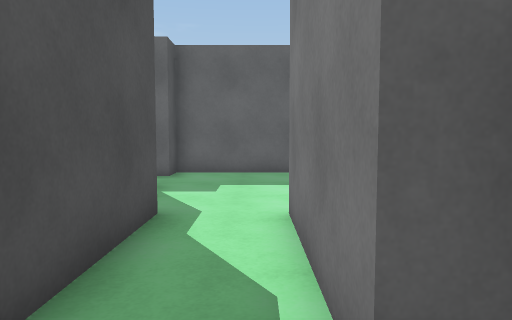
[1] (above)

24 first-person views from a walk through a Unity game level. The camera is 1.2 m above the floor, tilts 4° down and sees 70° across. The floor is counted in squares, 1 m on a side. Each view is taken from the middle of a square. On the plan, view 1 faces up. The plan holds only what a view shows up to about 15 squares ahead; the rest is blank. The place goes on beyond the plan. The player is left out.

[2]
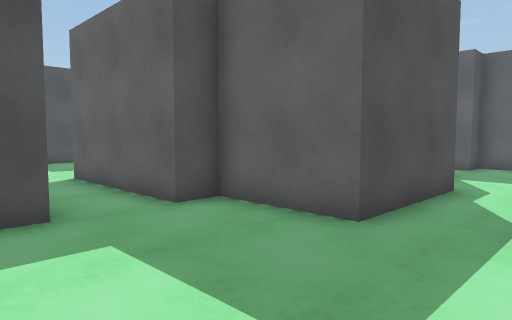

[3]
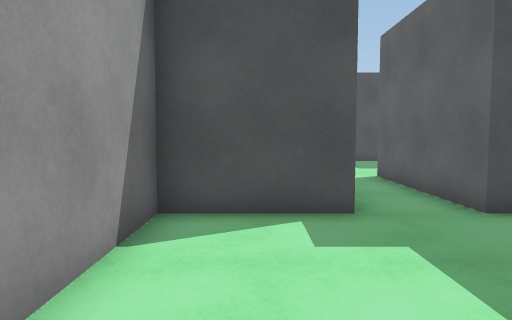

[4]
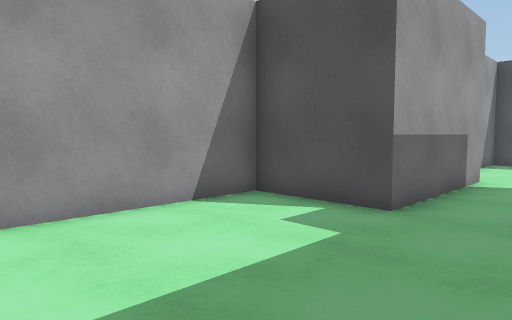

[5]
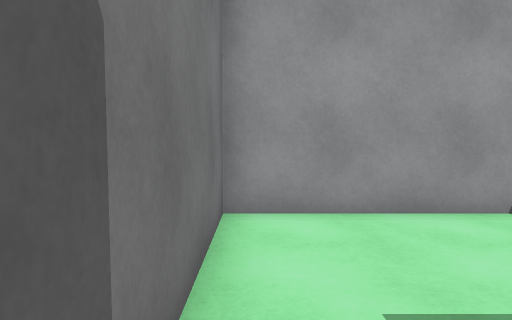

[6]
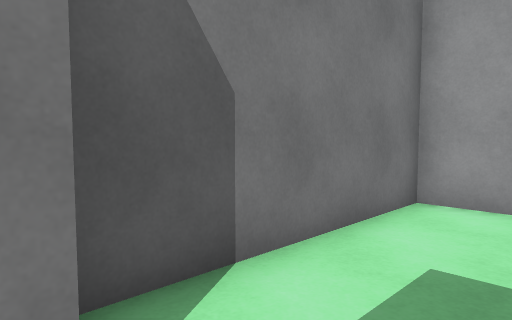

[7]
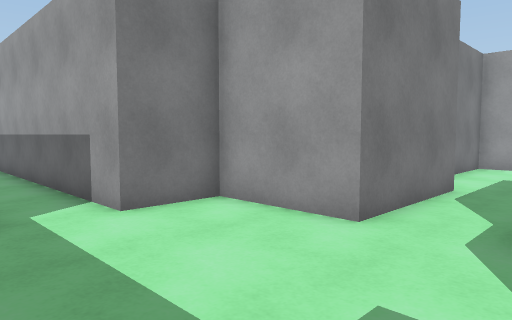

[8]
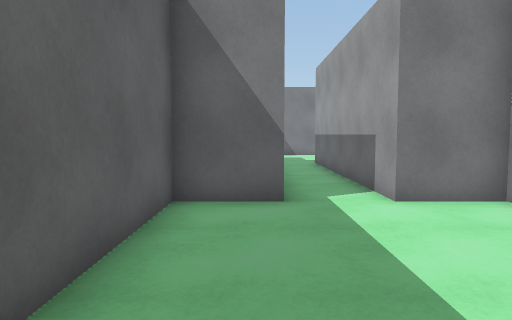

[9]
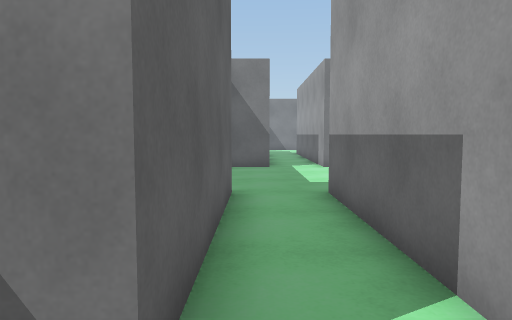

[10]
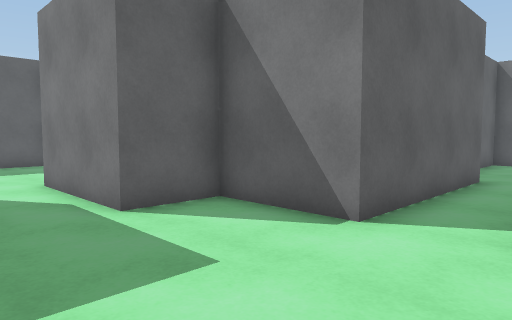

[11]
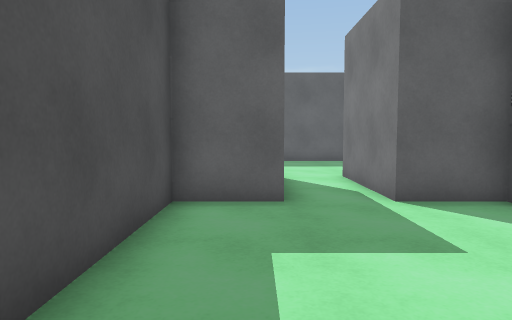

[12]
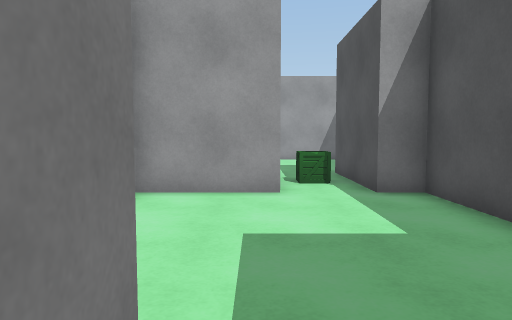

[13]
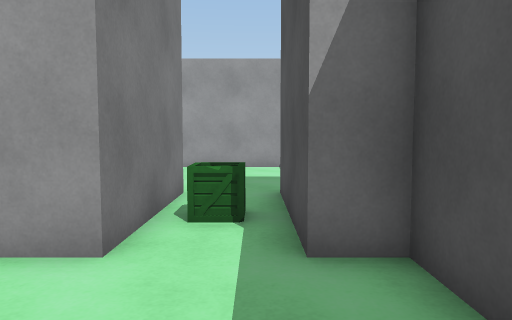

[14]
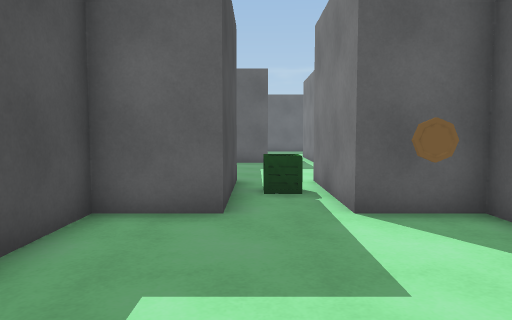

[15]
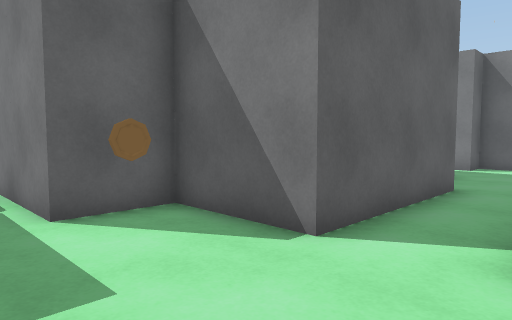

[16]
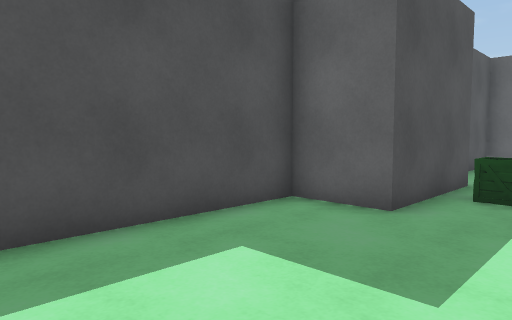

[17]
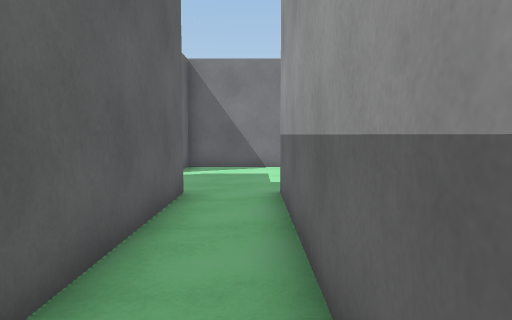

[18]
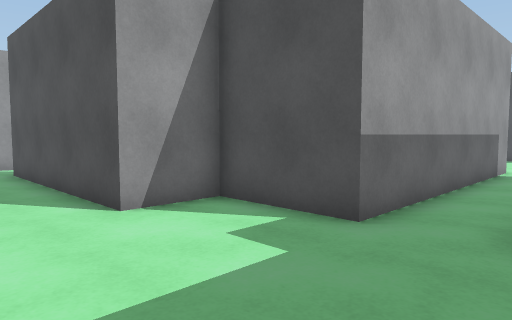

[19]
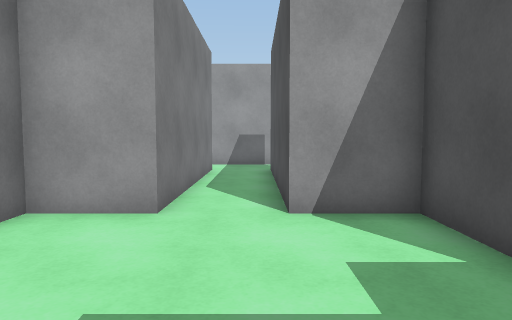

[20]
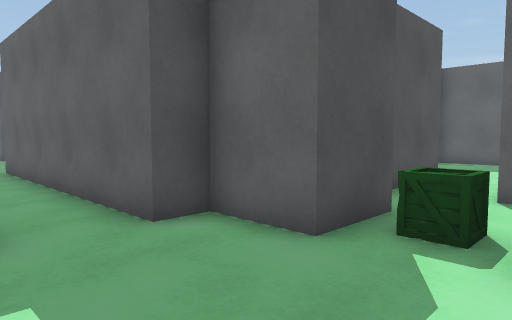

[21]
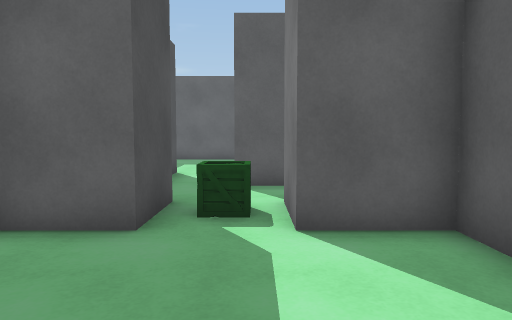

[22]
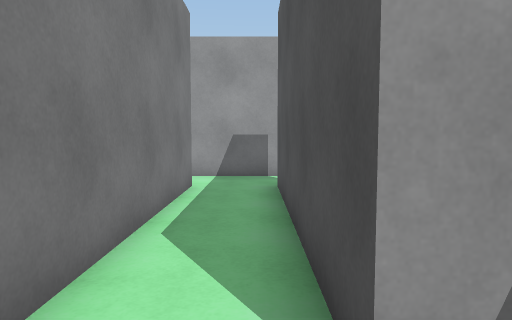

[23]
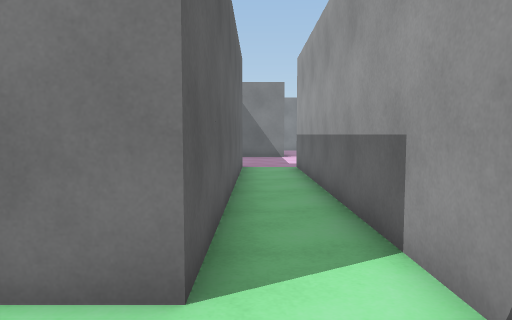

[24]
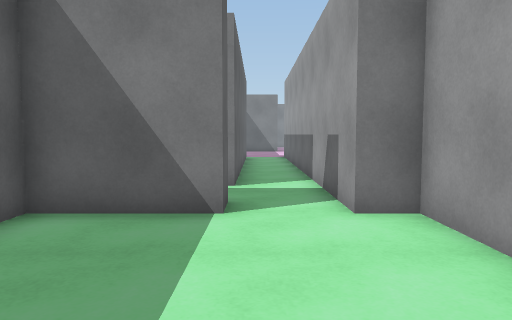

### Floor plan
Ten units are one square. View 1 is at (0, 0); x grows to the right and y downward. Boxes are objects, and circles mark ways between rooms. Rooms are numbered by the first view taken in them; rooms with no view inside come last. Other rooms are left out.
<svg viewBox="-160 -180 400 240">
<path fill="none" stroke="#000" d="M-15 -56 -15 -15 -45 -15 -45 -5 -95 -5M-96 15 -45 15 -45 45 15 45 15 -15 5 -15 5 -55M5 -55 35 -55 35 -75M35 -95 35 -115 -25 -115 -25 -105 -85 -105M-80 -85 -25 -85M-124 -135 -145 -135 -145 -75 -135 -75 -135 -65M-85 -105 -85 -135 -105 -135 -105 -175M-115 -65 -115 -75 -85 -75M-95 -5 -95 -35 -115 -35 -115 -65M-135 -65 -135 -35 -155 -35 -155 25 -102 25M-120 -53 -129 -53M-129 -55 -120 -55M-121 -60 -129 -60M-129 -61 -120 -61M185 -70 185 -105 165 -105 165 -115M145 -114 145 -105 125 -105 125 -95 35 -95M145 45 235 45M234 25 165 25 165 -45 185 -45 185 -51M35 -75 125 -75 125 -45 145 -45 145 25M159 -113 151 -113M115 55 135 55 135 45 145 45M145 25 135 25 135 -5 129 -5"/>
<rect x="-115" y="-35" width="10" height="10" fill="#bbb"><title>coin</title></rect>
<circle cx="-5" cy="-55" r="3" fill="#2a7"/>
<circle cx="-90" cy="5" r="3" fill="#2a7"/>
<circle cx="-80" cy="-95" r="3" fill="#2a7"/>
<circle cx="40" cy="-85" r="3" fill="#2a7"/>
<circle cx="-120" cy="-60" r="3" fill="#2a7"/>
<circle cx="140" cy="35" r="3" fill="#2a7"/>
<text x="-20" y="0">1</text>
<text x="-10" y="-90">2</text>
<text x="-120" y="-110">3</text>
<text x="-120" y="-10">4</text>
<text x="150" y="-40">5</text>
<text x="110" y="30">6</text>
</svg>
Room 1 opens to room 2. Room 1 opens to room 4. Room 2 opens to room 3. Room 2 opens to room 5. Room 3 opens to room 4. Room 5 opens to room 6.

Where each view was taken, in squares from view 1:
view 1: 0 up, 0 right, facing up
view 2: 3 down, 1 right, facing up-left
view 3: 3 down, 1 right, facing left
view 4: 1 up, 1 right, facing down-left
view 5: 1 up, 1 right, facing down
view 6: 2 up, 1 left, facing down-right
view 7: 10 up, 2 left, facing down-right
view 8: 10 up, 3 left, facing right
view 9: 10 up, 10 left, facing right
view 10: 8 up, 13 left, facing up-right
view 11: 7 up, 13 left, facing up
view 12: 15 up, 11 left, facing down
view 13: 11 up, 13 left, facing down
view 14: 2 down, 13 left, facing up
view 15: 2 down, 13 left, facing up-right
view 16: 2 down, 11 left, facing up-left
view 17: 8 up, 5 right, facing right
view 18: 10 up, 17 right, facing down-left
view 19: 10 up, 15 right, facing down
view 20: 7 up, 17 right, facing up-left
view 21: 6 up, 16 right, facing up
view 22: 6 up, 15 right, facing down
view 23: 3 down, 14 right, facing right
view 24: 3 down, 8 right, facing right
